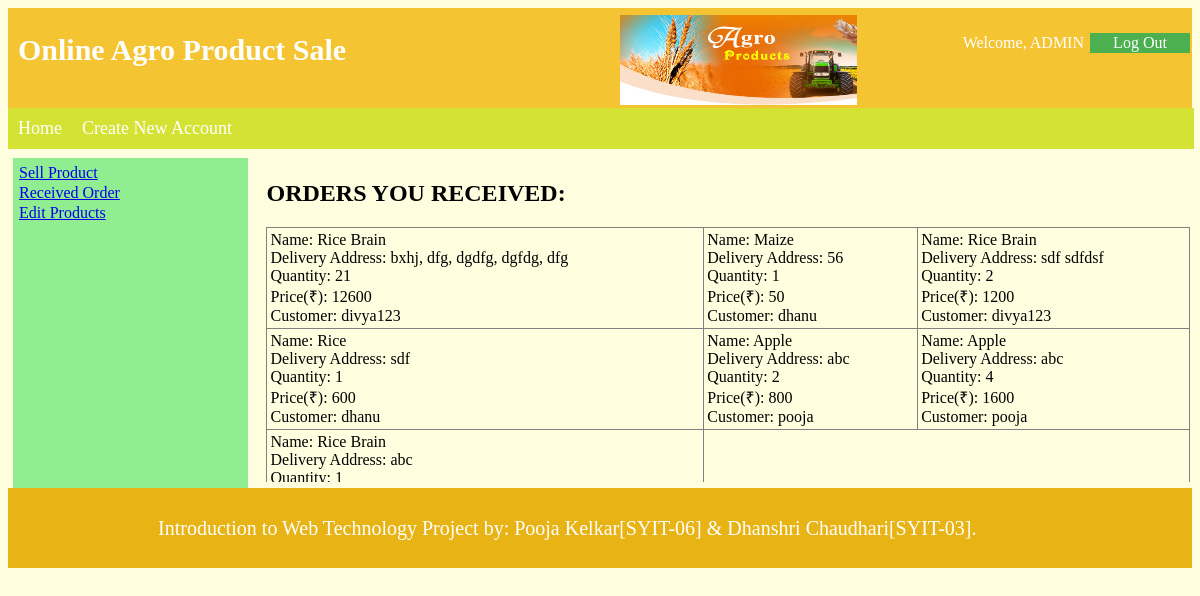
The page /orderr.php (signed in) on the database its author committed.
### tables this page shows
CREATE TABLE `orders` (
  `id` int(10) NOT NULL,
  `uname` text NOT NULL,
  `address` text NOT NULL,
  `quantity` text NOT NULL,
  `price` int(10) NOT NULL,
  `prod_id` int(10) NOT NULL
);

CREATE TABLE `products` (
  `id` int(5) NOT NULL,
  `name` text NOT NULL,
  `category` text NOT NULL,
  `RS` int(10) NOT NULL,
  `SS` int(10) NOT NULL DEFAULT '0',
  `price` int(10) NOT NULL,
  `desp` text NOT NULL,
  `img` mediumblob NOT NULL
);

### orderr.php (the view, shortened to what this page needs)
<?php
$conn=mysqli_connect("localhost","root","","agro");
$result=mysqli_query($conn,"select orders.quantity, orders.price, orders.address, products.name, products.category,orders.id,orders.uname from orders,products where orders.prod_id = products.id");
while($row1=mysqli_fetch_row($result))
{
  $row[]=$row1;
}
?>
<html>
<head>
	<link rel="stylesheet" href="css/styles.css">
</head>
<body>
<header  style="height: 100px;background-color: #f4c433;">
	 <div class="row" style="width:100%">
		  <div class="column1">
				<h1 style="font-size: 30px;color:white;"> Online Agro Product Sale
		  </div>
		  <div class="column">
				<img style="width:100%;height: 90%; margin-top:2px;"  src="img/agroproducts.jpg" alt="Online Plot Selling & Buying" >
		  </div>
<div align='right' style='padding-top:5px;<?php if(!isset ($_SESSION['uname'])){echo "display:none;";}?>'><?php echo "<p style='color:WHITE'>Welcome, ".$_SESSION['uname']."	";  ?>
<a href="logout.php" >
<button  class='button1'>Log Out</button></a></div>
	</div>
</header>
	<nav>
		<ul style="  position: absolute;width:98.8%;font-size:18px">
		  <li><a href="index.php">Home</a></li>
		  <li><a href="create_account.php">Create New Account</a></li>
		</ul>
	</nav>
	<div class="row"  style="margin-top:50px;width:100%">
	 <div class="column3" style="overflow-y: scroll; height:320px;" >
<table style="border-collapse: collapse; width:100%">
	<tr style='<?php if($_SESSION['uname']!='ADMIN'){echo "display:none;";}?>'><td><a href="insert_prod.php">Sell Product</a><td></tr>
	<tr style='<?php if($_SESSION['uname']!='ADMIN'){echo "display:none;";}?>'><td><a href="orderr.php">Received Order</a><td></tr>
	<tr style='<?php if($_SESSION['uname']!='ADMIN'){echo "display:none;";}?>'><td><a href="myprod.php">Edit Products</a><td></tr>
	</table>
	</div>
 <div class="column2" style="overflow-y: scroll; height:320px;">
<h2><b>ORDERS YOU RECEIVED:</b></h2>
		<table cellpadding="3" border="1" style="border-collapse: collapse;width:100%">
		<?php
		for($i=0;$i<count($row);$i+=3)
		{
		echo "<tr align='left'>";
			for($j=$i;$j<count($row)&&$j<$i+3;$j++){
		echo "<td>Name: ".$row[$j][3]."<br>Delivery Address: ".$row[$j][2]."<br> Quantity: ".$row[$j][0]."<br> Price(&#8377): ".$row[$j][1]."<br> Customer: ".$row[$j][6]."</p>
</a></div></td>";
	}
echo "</tr>";
} ?> </table>
 <footer >
 <div  style="margin-left:150px">
	  <p  style="font-size:20px">Introduction to Web Technology Project by: Pooja Kelkar[SYIT-06] & Dhanshri Chaudhari[SYIT-03].</p></div>
</footer>
</body>
</html>

### styles.css (style rules this page uses)
* { font-family:Loma; }
.button1 { background-color: #4CAF50; border: none; width:100px; color: white; text-align: center; font-size: 16px; margin: 4px 2px; cursor: pointer; }
body { background-color:lightyellow }
.column { float: left; width: 20%; padding: 5px; }
.column1 { float: left; width: 50%; padding: 5px; margin-left:5px; }
.column3 { float: left; width:19%; height:300px; padding: 5px; margin-left:5px; background-color:lightgreen; }
.column2 { float: right; width: 78%; padding: 2px; margin-left:5px; }
footer { //position: absolute; display: flex; align-items: center; height: 5rem; right: 0; bottom: 0; left: 0; background-color: $gray; background: #e8b314; color:white; }
.row::after { content: ""; clear: both; display: table; }
ul { list-style-type: none; margin: 0; padding: 0; overflow: hidden; background-color: #d4e234; width:100%; }
li { float: left; }
li a { display: block; color: white; text-align: center; padding: 10px 10px; text-decoration: none; }

### rows shown on the page
orders: products.name "Rice Brain", address "bxhj, dfg, dgdfg, dgfdg, dfg", quantity "21", price "12600", uname "divya123"
orders: products.name "Maize", address "56", quantity "1", price "50", uname "dhanu"
orders: products.name "Rice Brain", address "sdf sdfdsf", quantity "2", price "1200", uname "divya123"
orders: products.name "Rice", address "sdf", quantity "1", price "600", uname "dhanu"
orders: products.name "Apple", address "abc", quantity "2", price "800", uname "pooja"
orders: products.name "Apple", address "abc", quantity "4", price "1600", uname "pooja"
orders: products.name "Rice Brain", address "abc", quantity "1"

### other values the page prints
$_SESSION['uname'] "ADMIN"
